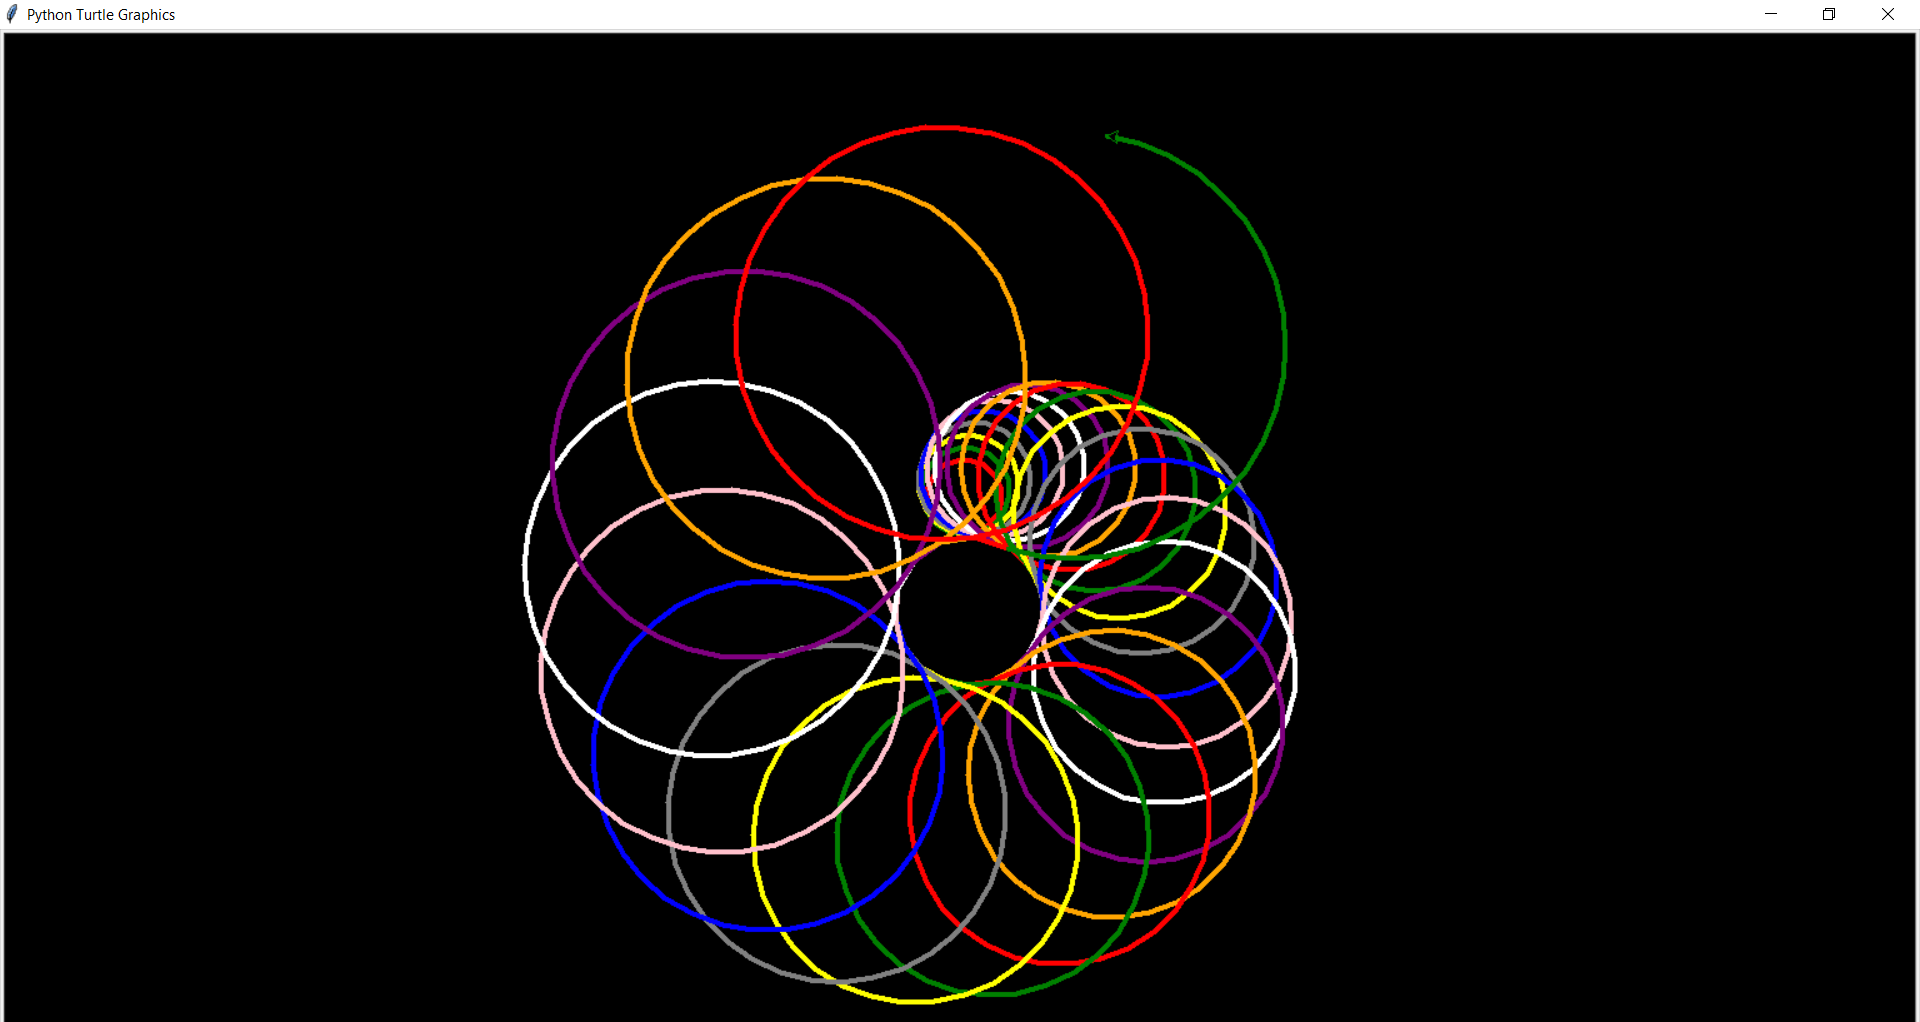

Here is the Python script that generated this plot:
import turtle as t
from itertools import cycle

colors = cycle(["red", "green", "yellow", "gray", "blue", "pink", "white", "purple", "orange"])


def createCircle(rad, angle, forward):
    t.pencolor(next(colors))
    t.circle(radius=rad)
    t.right(angle)
    t.forward(forward)
    createCircle(rad + 5, angle + 1, forward + 1)


wn = t.getscreen()
t.bgcolor("black")
t.speed(10)
t.pensize(4)

createCircle(30, 0, 1)

wn.mainloop()
